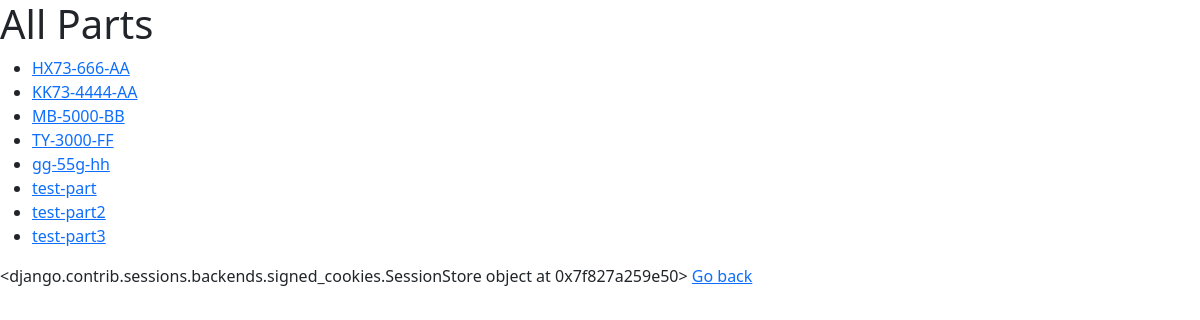
The app's page /parts/ (signed in) with its own data.
### catalog/models.py (models this page shows, shortened)
class Part(models.Model):
    partnumber = models.CharField('unique carpart number',primary_key=True,max_length=20,help_text='unique carpart number')
    description=  models.CharField(max_length=200)
    supplier = models.ForeignKey('Supplier', on_delete=models.SET_DEFAULT,default=1)
    archived =models.BooleanField(null=True)
    status =  models.CharField(max_length=200,null=True)
    image= models.ImageField(null=True,upload_to="images",default="images/default.jpg")
    specification = models.FileField(null=True,upload_to="documents")
    price = models.IntegerField(null=True)
    parts= PartsManager()   # custom model manager
    objects = models.Manager()
    def __str__(self):
        return self.partnumber
    class Meta:
        ordering = ["partnumber"]
        verbose_name_plural = "parts"

### catalog/views.py (the view)
# urls.py: path('parts/',views.ListPartView.as_view(),name='allparts'),
class ListPartView(ListView):
    model = Part
    template_name = "catalog/ListPartsView.html"
    context_object_name ='carparts'
    queryset = Part.parts.all()

### templates/catalog/ListPartsView.html (shortened to what this page needs)
{% extends "../base.html" %}
{% load static %}
{% block content %}
<h1> All Parts</h1>
<ul>
 {% for part in object_list %}
<li>
 <a href="{% url 'catalog:detailpart' part.pk %}"> {{part}}  </a>
 {% endfor %} </li>
</ul>
 {{request.session}}
<a href="/" >Go back </a>
{% endblock %}

### records on screen
Part: partnumber "HX73-666-AA"
Part: partnumber "KK73-4444-AA"
Part: partnumber "MB-5000-BB"
Part: partnumber "TY-3000-FF"
Part: partnumber "gg-55g-hh"
Part: partnumber "test-part"
Part: partnumber "test-part2"
Part: partnumber "test-part3"

### other values on screen
{{ request.session }} "<django.contrib.sessions.backends.signed_cookies.SessionStore object at 0x7f827a259e50>"
